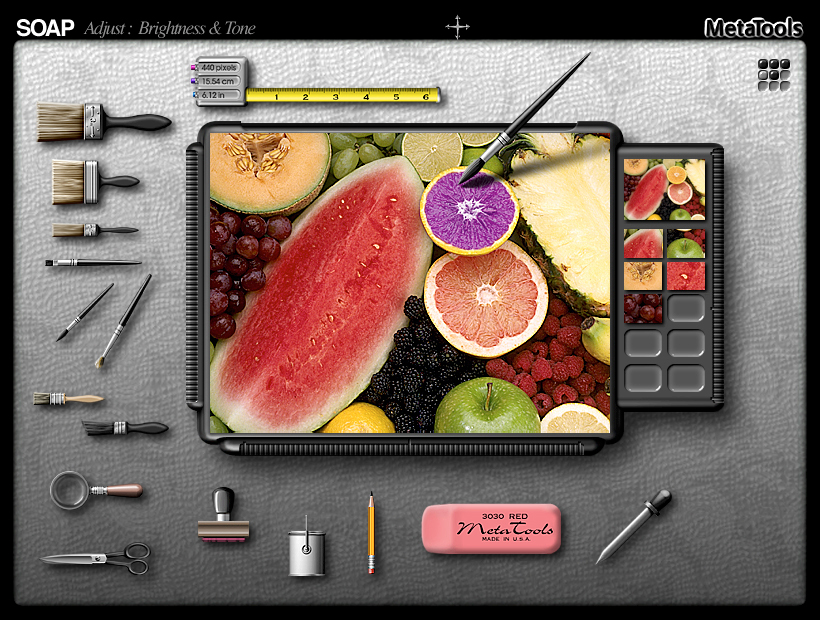
#> input picture apps/pulse-metronome/256a2530291217.561c8ab0048b8.jpg, 820 x 620 px, given in place of women.png, which was not available
$ python zoom.py ../../pulse-metronome/256a2530291217.561c8ab0048b8.jpg
#> lines starting #> are read from the running program, lines starting #| are printed output that depends on the picture; after the words box and inside, x2 and y2 are one past the last pixel; in counts of white or black regions, pixels touching at a corner belong together
import cv2, numpy as np, glob, sys
P=cv2.imread('w3/women.png')
#> P is the input picture: shape (620, 820, 3); mean B, G, R 98.5, 106.4, 123.1
def zoom(name,x0,y0,x1,y1,f):
#> called with name = 'sh_left', x0 = 0, y0 = 380, x1 = 150, y1 = 720, f = 2
    c=P[y0:y1,x0:x1].copy(); c=cv2.resize(c,None,fx=f,fy=f,interpolation=cv2.INTER_CUBIC)
    for y in range((y0//10)*10,y1,10):
        if y<y0: continue
        yy=int((y-y0)*f); col=(0,255,255) if y%50==0 else (0,180,180)
        cv2.line(c,(0,yy),(c.shape[1],yy),col,1 if y%50 else 1,cv2.LINE_AA) if y%50==0 else cv2.line(c,(0,yy),(8,yy),col,1)
        if y%50==0: cv2.putText(c,str(y),(2,yy-3),cv2.FONT_HERSHEY_SIMPLEX,0.45,(0,255,255),1,cv2.LINE_AA)
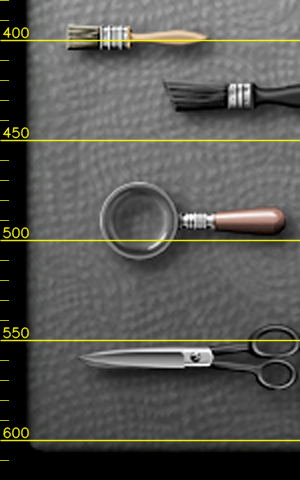
#> c: shape (480, 300, 3); mean B, G, R 81.7, 86.7, 87.1
    for x in range((x0//10)*10,x1,10):
        if x<x0: continue
        xx=int((x-x0)*f); col=(255,255,0)
        if x%50==0:
            cv2.line(c,(xx,0),(xx,c.shape[0]),col,1,cv2.LINE_AA); cv2.putText(c,str(x),(xx+2,14),cv2.FONT_HERSHEY_SIMPLEX,0.45,col,1,cv2.LINE_AA)
        else: cv2.line(c,(xx,0),(xx,8),col,1)
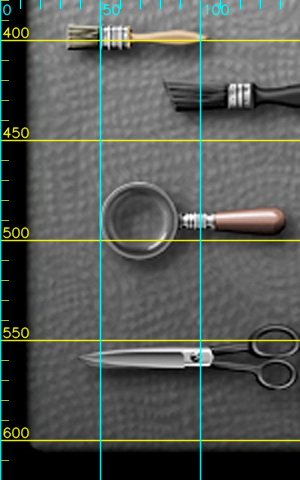
#> c: shape (480, 300, 3); 3.03% of pixels changed, all inside (x1, y1, x2, y2) = (0, 0, 281, 480)
    cv2.imwrite(f'w3/z_{name}.jpg',c,[cv2.IMWRITE_JPEG_QUALITY,90])
import sys
if len(sys.argv)>1:
    zoom('sh_left',0,380,150,720,2.0)
    zoom('sh_c1',320,320,440,470,2.0)
#> call 2 of zoom, with name = 'sh_c1', x0 = 320, y0 = 320, x1 = 440, y1 = 470, f = 2
#> after the loop in zoom (call 2), `for y in range((y0//10)*10,y1,10):`:
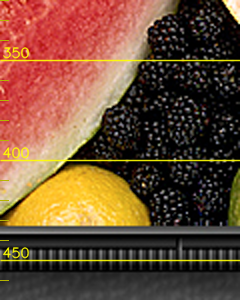
#> c: shape (300, 240, 3); mean B, G, R 53.8, 76.5, 109.2
#> after the loop in zoom (call 2), `for x in range((x0//10)*10,x1,10):`:
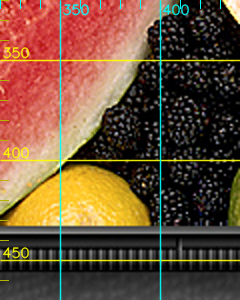
#> c: shape (300, 240, 3); 3.2% of pixels changed, all inside (x1, y1, x2, y2) = (0, 0, 221, 300)
    zoom('sh_c2',640,320,780,440,2.0)
#> call 3 of zoom, with name = 'sh_c2', x0 = 640, y0 = 320, x1 = 780, y1 = 440, f = 2
#> in zoom (call 3), `c = P[y0:y1, x0:x1].copy()`:
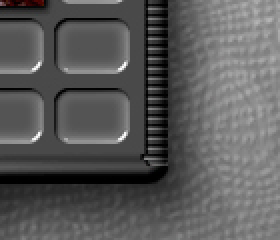
#> c: shape (120, 140, 3) (shown 2 times larger); mean B, G, R 90.5, 90.5, 90.6
#> after the loop in zoom (call 3), `for y in range((y0//10)*10,y1,10):`:
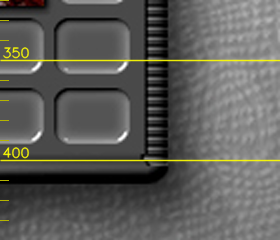
#> c: shape (240, 280, 3); mean B, G, R 89.2, 93, 93.1
#> after the loop in zoom (call 3), `for x in range((x0//10)*10,x1,10):`:
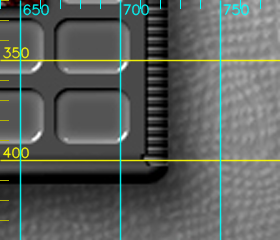
#> c: shape (240, 280, 3); 4.28% of pixels changed, all inside (x1, y1, x2, y2) = (0, 0, 261, 240)
    zoom('sh_r',920,320,1024,500,2.0)
#> (the run stopped early here; a loop or call above may not have finished)
